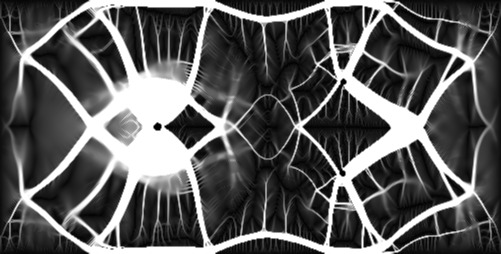
#> input picture 02_TopologyOptimisation_HeightMapping/0109_Panel.jpeg, 501 x 254 px, given in place of 0109_Panel.bmp, which was not available
$ python 180110_ImageSkeletonization_MAS_Update.py   (older library calls are emulated)
#> lines starting #> are read from the running program, lines starting #| are printed output that depends on the picture; after the words box and inside, x2 and y2 are one past the last pixel; in counts of white or black regions, pixels touching at a corner belong together; pictures that were not available may be replaced by others from this repository, and a replacement may not be noted
""" Import an image file , generate the skeleton, save as image"""


##collection of algorithms for image processing
from skimage import io
from skimage.morphology import skeletonize
from skimage.transform import  resize
from skimage import img_as_bool, color
#plotting package for 2D/3d ploting
###https://matplotlib.org/api/index.html
import matplotlib.pyplot as plt
#Scientific computing package for python ...we use the misc module to export the manipulated data
##https://docs.scipy.org/doc/scipy/reference/misc.html
import scipy.misc
# python module with time-related functions
###https://docs.python.org/2/library/time.html#module-time
import time


##1 # Image as Boolean...Reading the values of True False
    #Load an image from file.
    #Compute luminance of an RGB image/although b/w...values are RGB
    #luminance to True/False
image = img_as_bool(color.rgb2gray(io.imread('0109_Panel.bmp')))
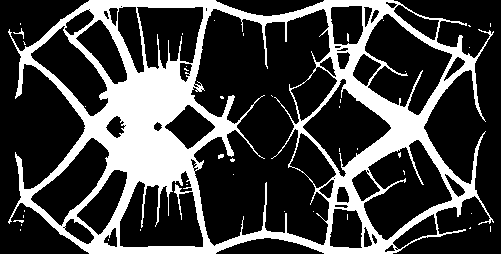
#> image: shape (254, 501) bool; 26.4% white; 41 white regions (37 under 20 px), largest, box (x1, y1, x2, y2) and area: (8, 0, 494, 254) 33439, (13, 28, 24, 39) 28, (218, 154, 224, 159) 23, (13, 220, 24, 223) 20


##1.1#Optinal##/resize image for more detailed skeleton
image_resized = resize(image, (image.shape[0] / 0.1, image.shape[1] / 0.1),mode='constant')
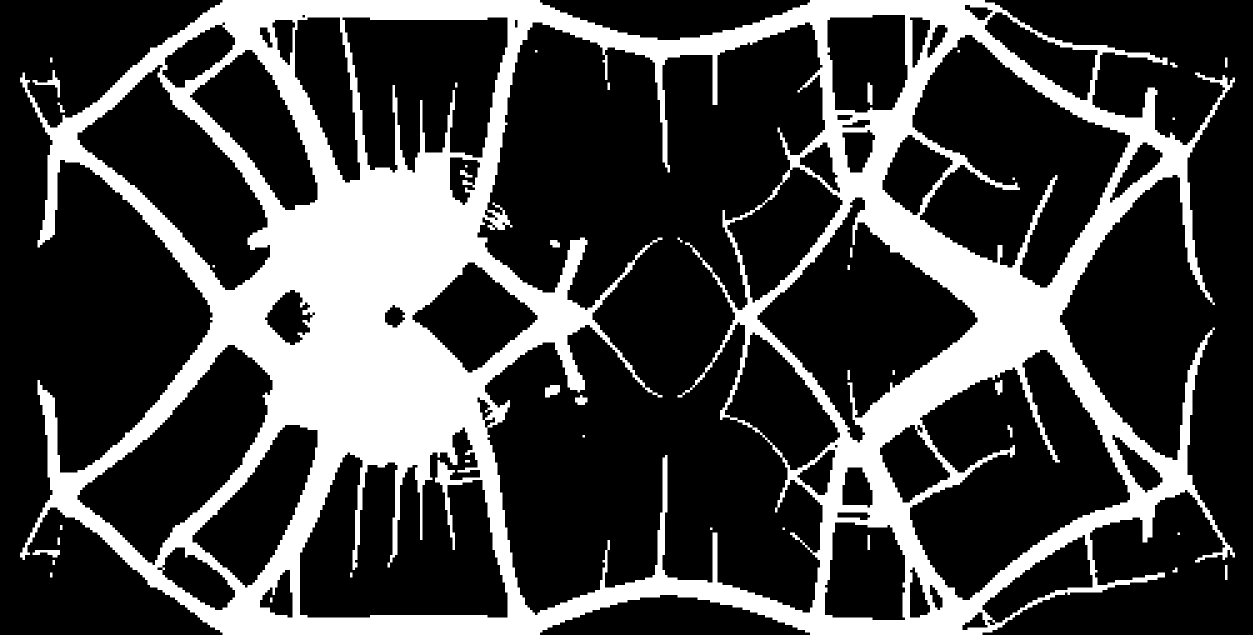
#> image_resized: shape (2540, 5010) bool (shown at 1/4 size); 26.4% white; 41 white regions, largest, box (x1, y1, x2, y2) and area: (80, 0, 4940, 2540) 3343900, (130, 280, 240, 390) 2800, (2180, 1540, 2240, 1590) 2300


##2# skeletonize
    ###reduces binary objects to 1 pixel wide representations
    ###returns a matrix containing the thinned image
skeleton = skeletonize(image)
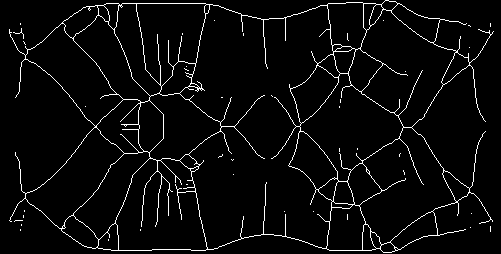
#> skeleton: shape (254, 501) bool; 4.3% white in thin lines or dots

#3## display original image and result

#Create a figure and a set of subplots
    # nrows, ncols -> Number of rows/columns of the subplot grid.
    #sharex,sharey ->sharing of properties among x (sharex) or y (sharey) axes
    #subplot_kw->keywords passed to the add_subplot() call
fig, axes = plt.subplots(nrows=1, ncols=2, figsize=(20, 12),
                         sharex=True, sharey=True,subplot_kw={'adjustable': 'box-forced'} )


ax = axes.ravel()

ax[0].imshow(image, cmap=plt.cm.gray)#
ax[0].axis('off')
ax[0].set_title('original_Binary', fontsize=10)

ax[1].imshow(skeleton, cmap=plt.cm.gray)
ax[1].axis('off')
ax[1].set_title('skeleton', fontsize=10)

fig.tight_layout()# tight borders plot
plt.show()
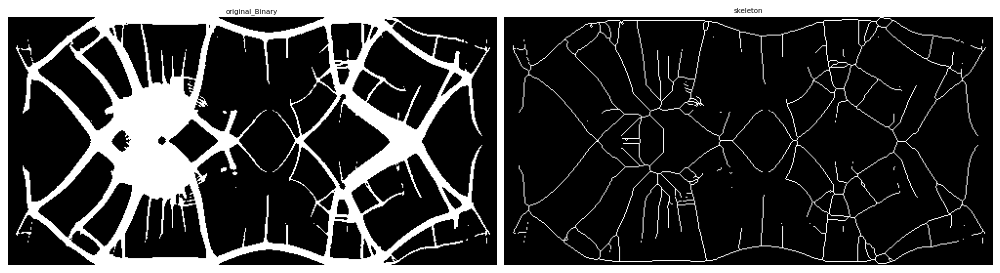
#> figure drawn by matplotlib, 2 panels

#4## save skeleton result
timestr = time.strftime("%Y%m%d_%H%M%S")
#> (the run stopped early here; a loop or call above may not have finished)
